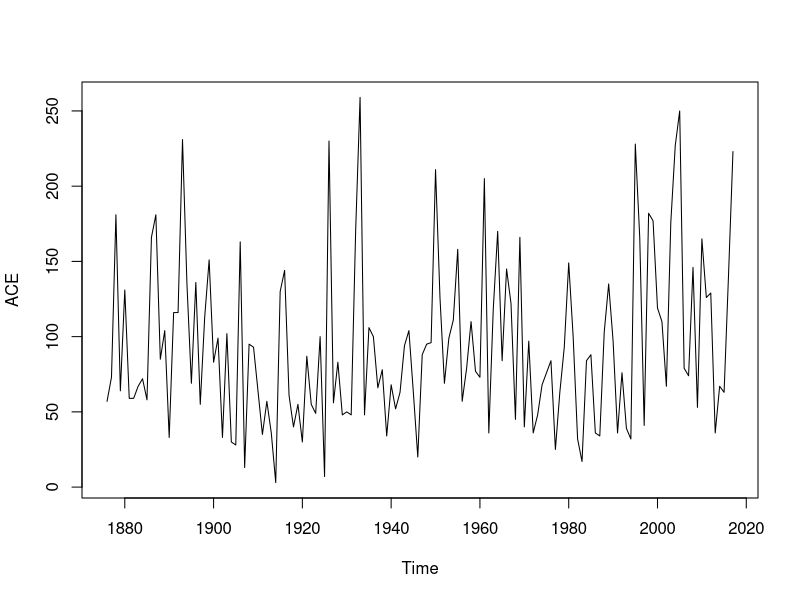
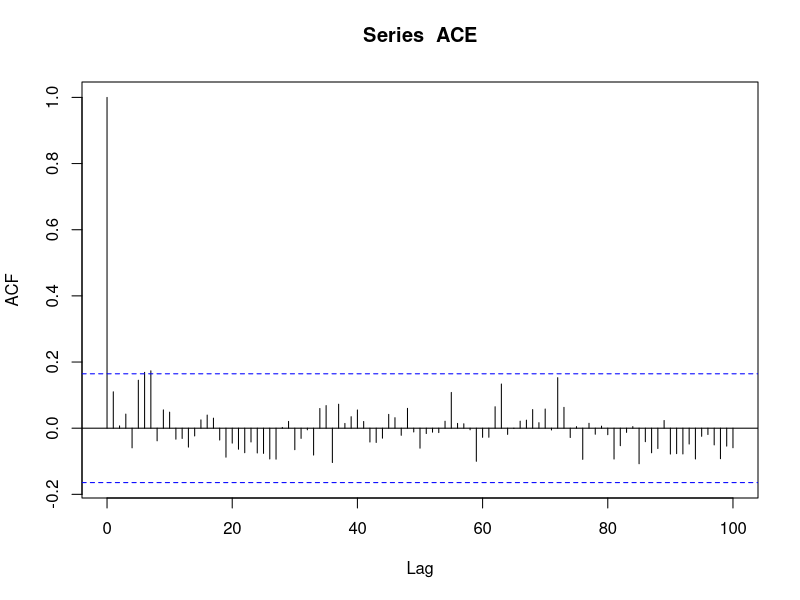
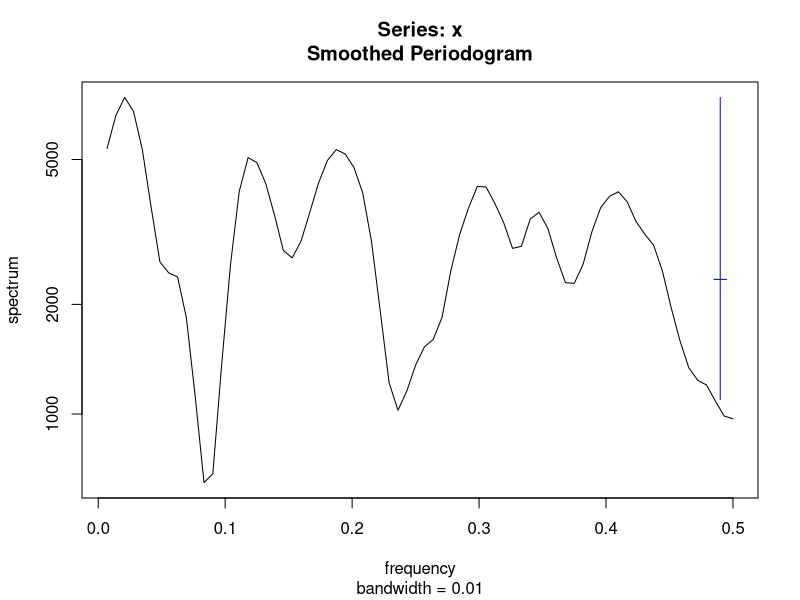
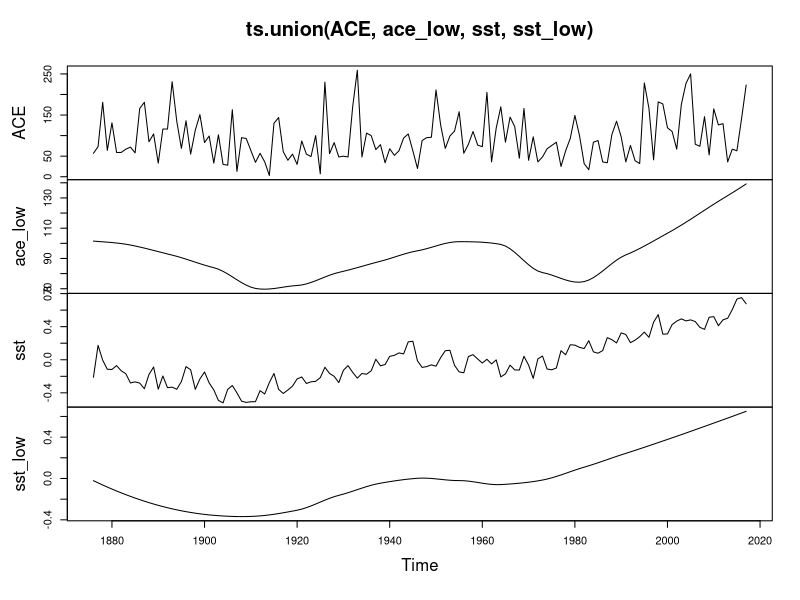
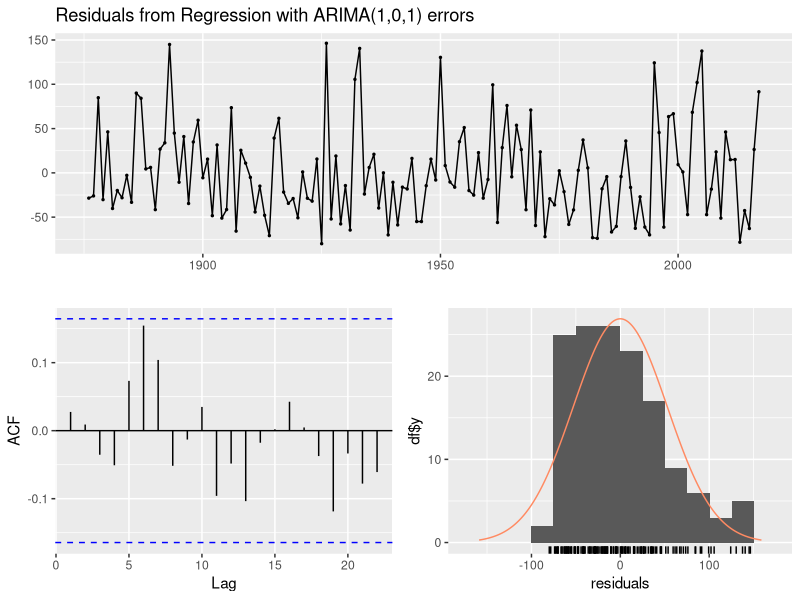
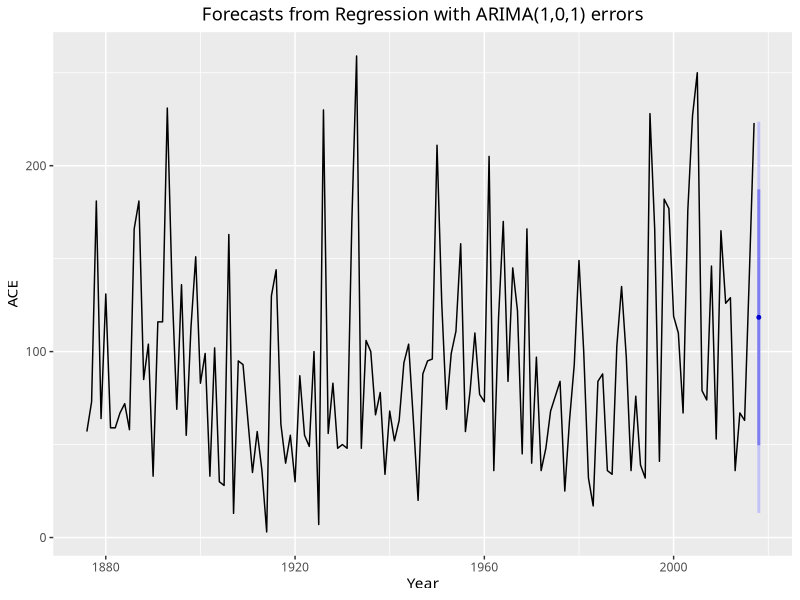

Generate these figures, in order, with R:
## ---- chunk 1
knitr::opts_chunk$set(echo = TRUE)
require(forecast)
## ---- chunk 2
ace <- read.csv("ace-north-atlantic-hurricanes.csv")
tem <- read.table("ihadsst4_0-360E_-90-90N_n.dat.txt")
head(ace)
summary(ace$ACE)
## ---- chunk 3
tem <- tem[11:152,]
tem[tem==-999.9] <- NA
tem <- apply(tem[,2:13],1,mean,na.rm=TRUE)
sst <- ts(tem,start = 1876, frequency = 1)
## ---- chunk 4
ACE <- ts(ace$ACE,start = 1876,frequency = 1)
plot.ts(ACE)
acf(ACE,lag.max = 100)
## ---- chunk 5
library(tseries)
## ---- chunk 6
adf.test(ACE)
## ---- chunk 7
spec = spectrum(ACE,span=c(5,3))
## ---- chunk 8
spec$freq[which.max(spec$spec)]
1/spec$freq[which.max(spec$spec)]
## ---- chunk 9
ace_low <- ts(loess(ACE~ace$Year,span = 0.5)$fitted,start = 1876,frequency = 1)
sst_low <- ts(loess(sst~ace$Year,span = 0.5)$fitted,start = 1876,frequency = 1)
plot(ts.union(ACE,ace_low,sst,sst_low))
## ---- chunk 10
library(knitr)

aic_table <- function(data,P,Q){
  table <- matrix(NA,(P+1),(Q+1))
  for(p in 0:P) { 
    for(q in 0:Q) { 
      table[p+1,q+1] <- arima(data,order=c(p,0,q))$aic 
      } 
    } 
  dimnames(table) <- list(paste("AR",0:P, sep=""),paste("MA",0:Q,sep="")) 
  table 
} 

ace_aic_table <- aic_table(ACE,4,4) 
require(knitr) 
kable(ace_aic_table,digits=2)
## ---- chunk 11
arma11 <- arima(ACE,order = c(1,0,1))
arma21 <- arima(ACE,order = c(2,0,1))
## ---- chunk 12
2*(arma21$loglik-arma11$loglik)
qchisq(0.95,1)
## ---- chunk 13
linear <- lm(ACE~sst)
summary(linear)
## ---- chunk 14
aic_table <- function(data,P,Q){
  table <- matrix(NA,(P+1),(Q+1))
  for(p in 0:P) { 
    for(q in 0:Q) { 
      table[p+1,q+1] <- arima(data,order=c(p,0,q))$aic 
      } 
    } 
  dimnames(table) <- list(paste("AR",0:P, sep=""),paste("MA",0:Q,sep="")) 
  table 
} 

ace_aic_table <- aic_table(linear$residuals,4,4) 
require(knitr) 
kable(ace_aic_table,digits=2)
## ---- chunk 15
library(ggplot2)
library(forecast)
library(tseries)
## ---- chunk 16
a <- Arima(ACE,order = c(1,0,1),xreg = sst)
a
## ---- chunk 17
2*(a$loglik-arma11$loglik)
## ---- chunk 18
as <- arima(ACE,order = c(1,0,1),xreg = sst,seasonal = list(order = c(1,0,0),period = 48))
as
## ---- chunk 19
checkresiduals(a)
## ---- chunk 20
fcast <- forecast(a, xreg=c(0.64))
autoplot(fcast) + xlab("Year") + ylab("ACE")+
  theme(text = element_text(family = "STHeiti"))+
  theme(plot.title = element_text(hjust = 0.5))

fcast
